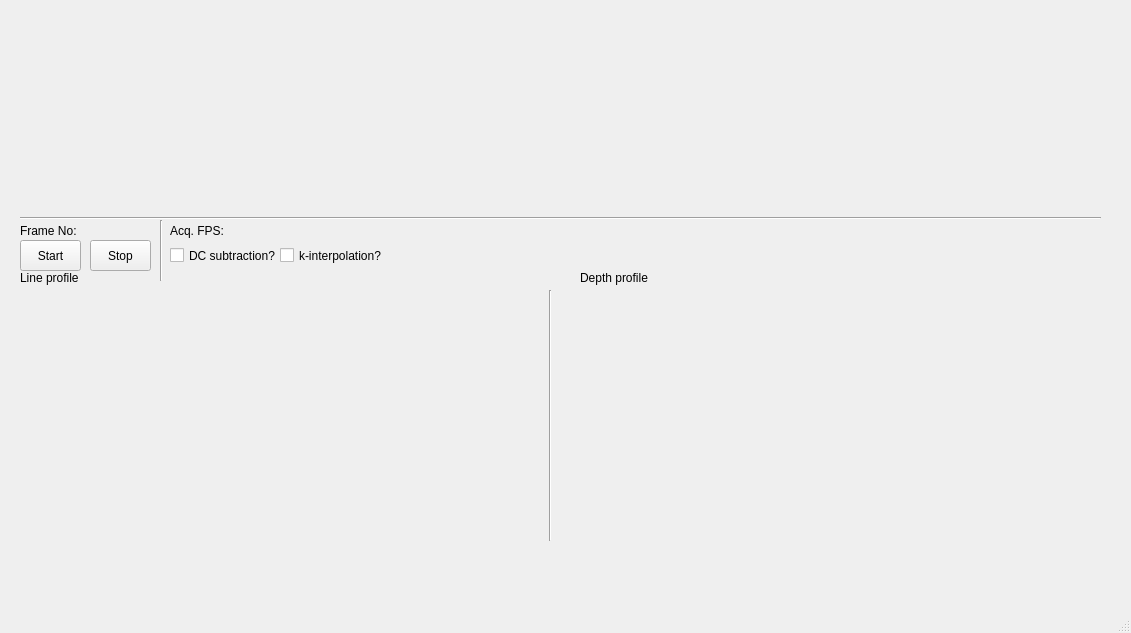
<?xml version="1.0" encoding="UTF-8"?>
<ui version="4.0">
 <class>MainWindow</class>
 <widget class="QMainWindow" name="MainWindow">
  <property name="geometry">
   <rect>
    <x>0</x>
    <y>0</y>
    <width>1131</width>
    <height>633</height>
   </rect>
  </property>
  <property name="windowTitle">
   <string>MainWindow</string>
  </property>
  <widget class="QWidget" name="centralwidget">
   <widget class="ImageView" name="widget" native="true">
    <property name="geometry">
     <rect>
      <x>50</x>
      <y>10</y>
      <width>1024</width>
      <height>200</height>
     </rect>
    </property>
   </widget>
   <widget class="Line" name="line">
    <property name="geometry">
     <rect>
      <x>20</x>
      <y>210</y>
      <width>1081</width>
      <height>16</height>
     </rect>
    </property>
    <property name="orientation">
     <enum>Qt::Horizontal</enum>
    </property>
   </widget>
   <widget class="QLabel" name="label">
    <property name="geometry">
     <rect>
      <x>20</x>
      <y>220</y>
      <width>111</width>
      <height>21</height>
     </rect>
    </property>
    <property name="text">
     <string>Frame No:</string>
    </property>
   </widget>
   <widget class="QPushButton" name="pushButton">
    <property name="geometry">
     <rect>
      <x>20</x>
      <y>240</y>
      <width>61</width>
      <height>31</height>
     </rect>
    </property>
    <property name="text">
     <string>Start</string>
    </property>
   </widget>
   <widget class="PlotWidget" name="widget_2" native="true">
    <property name="geometry">
     <rect>
      <x>20</x>
      <y>290</y>
      <width>501</width>
      <height>251</height>
     </rect>
    </property>
   </widget>
   <widget class="PlotWidget" name="widget_3" native="true">
    <property name="geometry">
     <rect>
      <x>580</x>
      <y>290</y>
      <width>501</width>
      <height>251</height>
     </rect>
    </property>
   </widget>
   <widget class="QLabel" name="label_2">
    <property name="geometry">
     <rect>
      <x>20</x>
      <y>270</y>
      <width>81</width>
      <height>16</height>
     </rect>
    </property>
    <property name="text">
     <string>Line profile</string>
    </property>
   </widget>
   <widget class="QLabel" name="label_3">
    <property name="geometry">
     <rect>
      <x>580</x>
      <y>270</y>
      <width>81</width>
      <height>16</height>
     </rect>
    </property>
    <property name="text">
     <string>Depth profile</string>
    </property>
   </widget>
   <widget class="QCheckBox" name="checkBox">
    <property name="geometry">
     <rect>
      <x>170</x>
      <y>240</y>
      <width>111</width>
      <height>31</height>
     </rect>
    </property>
    <property name="text">
     <string>DC subtraction?</string>
    </property>
   </widget>
   <widget class="QCheckBox" name="checkBox_2">
    <property name="geometry">
     <rect>
      <x>280</x>
      <y>240</y>
      <width>111</width>
      <height>31</height>
     </rect>
    </property>
    <property name="text">
     <string>k-interpolation?</string>
    </property>
   </widget>
   <widget class="QPushButton" name="pushButton_2">
    <property name="geometry">
     <rect>
      <x>90</x>
      <y>240</y>
      <width>61</width>
      <height>31</height>
     </rect>
    </property>
    <property name="text">
     <string>Stop</string>
    </property>
   </widget>
   <widget class="Line" name="line_2">
    <property name="geometry">
     <rect>
      <x>540</x>
      <y>290</y>
      <width>20</width>
      <height>251</height>
     </rect>
    </property>
    <property name="orientation">
     <enum>Qt::Vertical</enum>
    </property>
   </widget>
   <widget class="QLabel" name="label_4">
    <property name="geometry">
     <rect>
      <x>170</x>
      <y>220</y>
      <width>111</width>
      <height>21</height>
     </rect>
    </property>
    <property name="text">
     <string>Acq. FPS:</string>
    </property>
   </widget>
   <widget class="Line" name="line_3">
    <property name="geometry">
     <rect>
      <x>160</x>
      <y>220</y>
      <width>3</width>
      <height>61</height>
     </rect>
    </property>
    <property name="orientation">
     <enum>Qt::Vertical</enum>
    </property>
   </widget>
  </widget>
  <widget class="QMenuBar" name="menubar">
   <property name="geometry">
    <rect>
     <x>0</x>
     <y>0</y>
     <width>1131</width>
     <height>21</height>
    </rect>
   </property>
  </widget>
  <widget class="QStatusBar" name="statusbar"/>
 </widget>
 <customwidgets>
  <customwidget>
   <class>ImageView</class>
   <extends>QWidget</extends>
   <header>pyqtgraph</header>
   <container>1</container>
  </customwidget>
  <customwidget>
   <class>PlotWidget</class>
   <extends>QWidget</extends>
   <header>pyqtgraph</header>
   <container>1</container>
  </customwidget>
 </customwidgets>
 <resources/>
 <connections/>
</ui>
